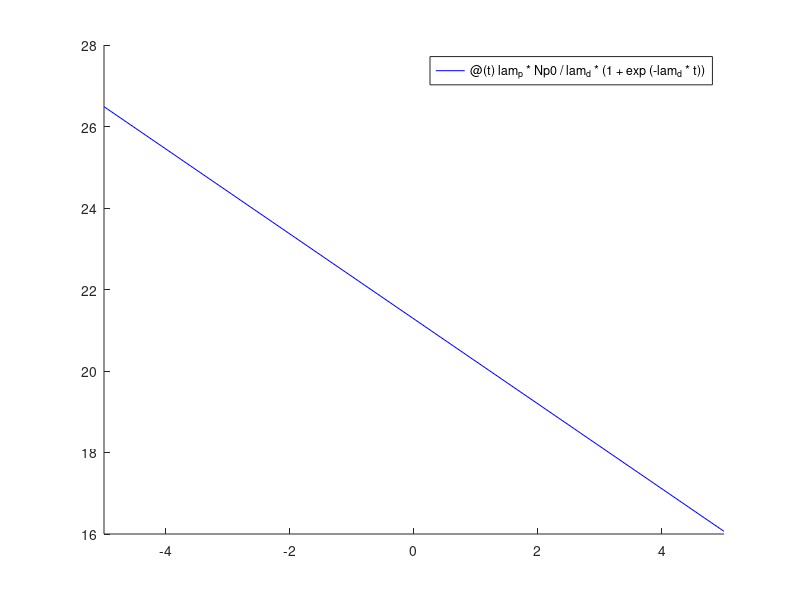

MATLAB code to generate this figure: (Note: this script raises an error after producing the figure.)
lam_p = 0.0001 ;% simulated value of lambda P (parent isotope decay constant (1/s)
lam_d= 1000*lam_p; % must be larger significantly than parents decay constant 

Np0 = 10000;
Nd = @(t) lam_p*Np0/lam_d*(1+exp(-lam_d*t));

figure(1)
hold on
fplot(Nd,'-b',LineWidth=2);

yline(lam_p*Np0/lam_d,'--r',LineWidth=2);

xlim([0,100])

ylim([0 20]);

xlabel('Time');

ylabel('Atoms of Daughter Isotope');

title('Secular equilibrium of Daughter isotope');

legend('Daughter Isotope count','Equilibrium value = lamP*Np0/lamD')